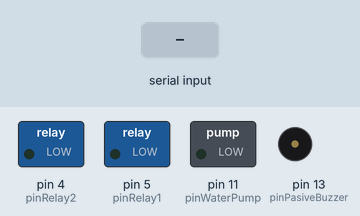
The sketch below on a simulated Arduino Uno, built with avr-gcc and run on an emulated ATmega328P. On the bench: switched loads named in the sketch (green lamp = pin HIGH), buzzer (waves = sounding). Inputs (shaded band) come from the test bench. What the sketch prints to the serial monitor is not drawn.

Above: at 2.1 s.
2.2 s: "5" received over the second serial link
At 3.8 s:
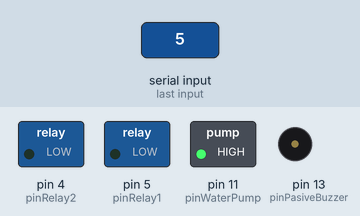
4.1 s: "1" received over the second serial link
At 4.7 s:
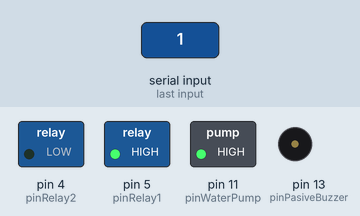
5.7 s: "2" received over the second serial link
At 7.0 s:
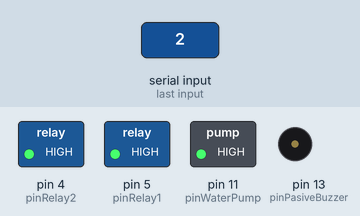
7.3 s: "3" received over the second serial link
At 8.8 s:
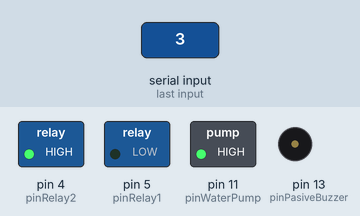
9.2 s: "6" received over the second serial link
At 9.8 s:
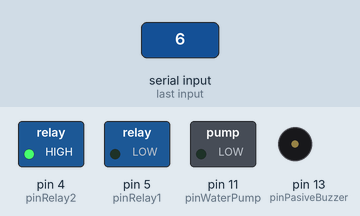
10.8 s: "4" received over the second serial link
At 10.89 s:
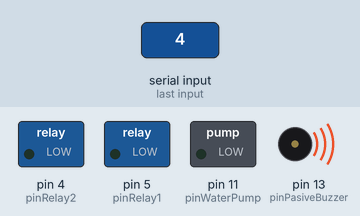
Timing chart, 0 to 13.7 s (numbered marks = the images above; inputs shaded):
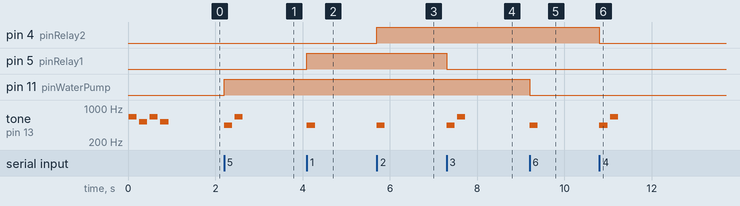

The sketch:

DEFINITIVE.ino
```cpp
//Import Libraries
#include <SoftwareSerial.h>
#include<DHT.h>
#include<DHT_U.h>

//Definition of each musical note
#define NOTE_B0  31
#define NOTE_C1  33
#define NOTE_CS1 35
#define NOTE_D1  37
#define NOTE_DS1 39
#define NOTE_E1  41
#define NOTE_F1  44
#define NOTE_FS1 46
#define NOTE_G1  49
#define NOTE_GS1 52
#define NOTE_A1  55
#define NOTE_AS1 58
#define NOTE_B1  62
#define NOTE_C2  65
#define NOTE_CS2 69
#define NOTE_D2  73
#define NOTE_DS2 78
#define NOTE_E2  82
#define NOTE_F2  87
#define NOTE_FS2 93
#define NOTE_G2  98
#define NOTE_GS2 104
#define NOTE_A2  110
#define NOTE_AS2 117
#define NOTE_B2  123
#define NOTE_C3  131
#define NOTE_CS3 139
#define NOTE_D3  147
#define NOTE_DS3 156
#define NOTE_E3  165
#define NOTE_F3  175
#define NOTE_FS3 185
#define NOTE_G3  196
#define NOTE_GS3 208
#define NOTE_A3  220
#define NOTE_AS3 233
#define NOTE_B3  247
#define NOTE_C4  262
#define NOTE_CS4 277
#define NOTE_D4  294
#define NOTE_DS4 311
#define NOTE_E4  330
#define NOTE_F4  349
#define NOTE_FS4 370
#define NOTE_G4  392
#define NOTE_GS4 415
#define NOTE_A4  440
#define NOTE_AS4 466
#define NOTE_B4  494
#define NOTE_C5  523
#define NOTE_CS5 554
#define NOTE_D5  587
#define NOTE_DS5 622
#define NOTE_E5  659
#define NOTE_F5  698
#define NOTE_FS5 740
#define NOTE_G5  784
#define NOTE_GS5 831
#define NOTE_A5  880
#define NOTE_AS5 932
#define NOTE_B5  988
#define NOTE_C6  1047
#define NOTE_CS6 1109
#define NOTE_D6  1175
#define NOTE_DS6 1245
#define NOTE_E6  1319
#define NOTE_F6  1397
#define NOTE_FS6 1480
#define NOTE_G6  1568
#define NOTE_GS6 1661
#define NOTE_A6  1760
#define NOTE_AS6 1865
#define NOTE_B6  1976
#define NOTE_C7  2093
#define NOTE_CS7 2217
#define NOTE_D7  2349
#define NOTE_DS7 2489
#define NOTE_E7  2637
#define NOTE_F7  2794
#define NOTE_FS7 2960
#define NOTE_G7  3136
#define NOTE_GS7 3322
#define NOTE_A7  3520
#define NOTE_AS7 3729
#define NOTE_B7  3951
#define NOTE_C8  4186
#define NOTE_CS8 4435
#define NOTE_D8  4699
#define NOTE_DS8 4978

//Pin Declaration
int pinHW103A = A0;
int pinDHT22 = 3;
int pinRelay2 = 4;
int pinRelay1 = 5;
int pinBluetoothRX = 7;
int pinBluetoothTX = 8;
int pinWaterPump = 11;
int pinPasiveBuzzer = 13;

//Bluetooth Instance
SoftwareSerial plantSerial(pinBluetoothRX, pinBluetoothTX);

//DHT-22 Instance
DHT dht(pinDHT22, DHT22);

//Program Variables
char incomingValue;
float moisture;
float temperature;
float humidity;
int _moisture;
int _temperature;
int _humidity;

//Melodies
int turnOffMelody[] = {
  NOTE_A4
};
int turnOffNoteLenght[] = {
  8
};

int turnOnMelody[] = {
  NOTE_A4, NOTE_E5
};
int turnOnNoteLenght[] = {
  8, 8
};

int wakeUpMelody[] = {
  NOTE_E5, NOTE_C5, NOTE_E5, NOTE_C5
};
int wakeUpNoteLenght[] = {
  8, 8, 8, 8
};


void setup()
{

  //Serial Communication
  Serial.begin(9600);
  Serial.println("Hello Terminal");

  //Bluetooth Communication
  plantSerial.begin(9600);
  plantSerial.println("Hello App");

  //DHT-22 Sensor Started
  dht.begin();

  //Pin Modes
  pinMode(pinWaterPump, OUTPUT);
  pinMode(pinPasiveBuzzer, OUTPUT);
  pinMode(pinRelay1, OUTPUT);
  pinMode(pinRelay2, OUTPUT);

  //Starting Melody
  playWakeUpMusic();
}

void loop() {

  while(plantSerial.available())
  {
    incomingValue = plantSerial.read();

    switch (incomingValue)
    {
      case '1':
        turnOnRelay1();
        playTurnOffSound();
        break;
      case '2':
        turnOnRelay2();
        playTurnOffSound();
        break;
      case '3':
        turnOffRelay1();
        playTurnOnSound();
        break;
      case '4':
        turnOffRelay2();
        playTurnOnSound();
        break;
      case '5':
        turnOnWaterPump();
        playTurnOnSound();
        break;
      case '6':
        turnOffWaterPump();
        playTurnOffSound();
        break;
      case '7':
        _readMoisture();
        break;
      case '8':
        _readTemperature();
        break;
      case '9':
        _readHumidity();
        break;
    }
  }

}

//HW-103A Sensor
void _readMoisture()
{
  moisture = analogRead(pinHW103A);
  moisture = 100 - ((moisture * 100) / 1024);
  _moisture = round(moisture);
  plantSerial.println("M" + String(_moisture));
  delay(500);
}

//DHT-22 Sensor
void _readTemperature()
{
  temperature = dht.readTemperature();
  _temperature = round(temperature);
  plantSerial.println("T" + String(_temperature));
  delay(500);
}
void _readHumidity()
{
  humidity = dht.readHumidity();
  _humidity = round(humidity);
  plantSerial.println("H" + String(_humidity));
  delay(500);
}

//Relay 1
void turnOnRelay1()
{
  digitalWrite(pinRelay1, HIGH);
}
void turnOffRelay1()
{
  digitalWrite(pinRelay1, LOW);
}

//Relay 2
void turnOnRelay2()
{
  digitalWrite(pinRelay2, HIGH);
}
void turnOffRelay2()
{
  digitalWrite(pinRelay2, LOW);
}

//Water Pump
void turnOnWaterPump()
{
  digitalWrite(pinWaterPump, HIGH);
}
void turnOffWaterPump()
{
  digitalWrite(pinWaterPump, LOW);
}

//Music
void playWakeUpMusic() {
  for (int i = 0; i < 4; i++) {     // note quantity
    int lenght = 1500 / wakeUpNoteLenght[i];    // note lenght in miliseconds
    tone(pinPasiveBuzzer, wakeUpMelody[i], lenght);  // executes tone with lenght
    int pause = lenght * 1.30;
    delay(pause);
    noTone(pinPasiveBuzzer);        // stop the buzzer
  }
}

void playTurnOnSound() {
  for (int i = 0; i < 2; i++) {     // note quantity
    int lenght = 1500 / turnOnNoteLenght[i];    // note lenght in miliseconds
    tone(pinPasiveBuzzer, turnOnMelody[i], lenght);  // executes tone with lenght
    int pause = lenght * 1.30;
    delay(pause);
    noTone(pinPasiveBuzzer);        // stop the buzzer
  }
}

void playTurnOffSound() {
  for (int i = 0; i < 1; i++) {     // note quantity
    int lenght = 1500 / turnOffNoteLenght[i];    // note lenght in miliseconds
    tone(pinPasiveBuzzer, turnOffMelody[i], lenght);  // executes tone with lenght
    int pause = lenght * 1.30;
    delay(pause);
    noTone(pinPasiveBuzzer);        // stop the buzzer
  }
}
```

Measured:
- after the input at 2.2 s, pin 11 (pinWaterPump): LOW → HIGH at once; tone on pin 13 (pinPasiveBuzzer): silent → 440 Hz at once, → silent 0.19 s later, → 659 Hz 0.06 s later, → silent 0.19 s later
- after the input at 4.1 s, pin 5 (pinRelay1): LOW → HIGH at once; tone on pin 13 (pinPasiveBuzzer): silent → 440 Hz at once, → silent 0.19 s later
- after the input at 5.7 s, pin 4 (pinRelay2): LOW → HIGH at once; tone on pin 13 (pinPasiveBuzzer): silent → 440 Hz at once, → silent 0.19 s later
- after the input at 7.3 s, pin 5 (pinRelay1): HIGH → LOW at once; tone on pin 13 (pinPasiveBuzzer): silent → 440 Hz at once, → silent 0.19 s later, → 659 Hz 0.06 s later, → silent 0.19 s later
- after the input at 9.2 s, pin 11 (pinWaterPump): HIGH → LOW at once; tone on pin 13 (pinPasiveBuzzer): silent → 440 Hz at once, → silent 0.19 s later
- after the input at 10.8 s, pin 4 (pinRelay2): HIGH → LOW at once; tone on pin 13 (pinPasiveBuzzer): silent → 440 Hz at once, → silent 0.19 s later, → 659 Hz 0.06 s later, → silent 0.19 s later
